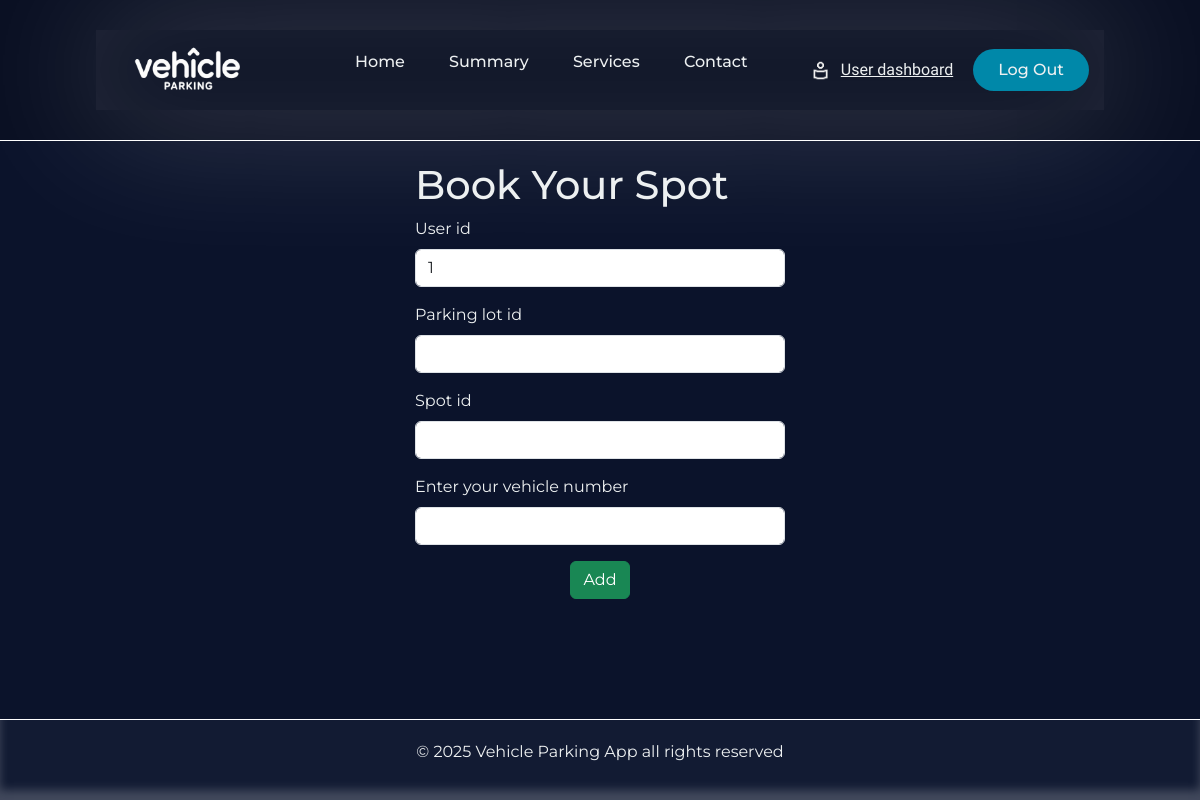
Page /book-parking-spot/1/7 on the earlier database version.
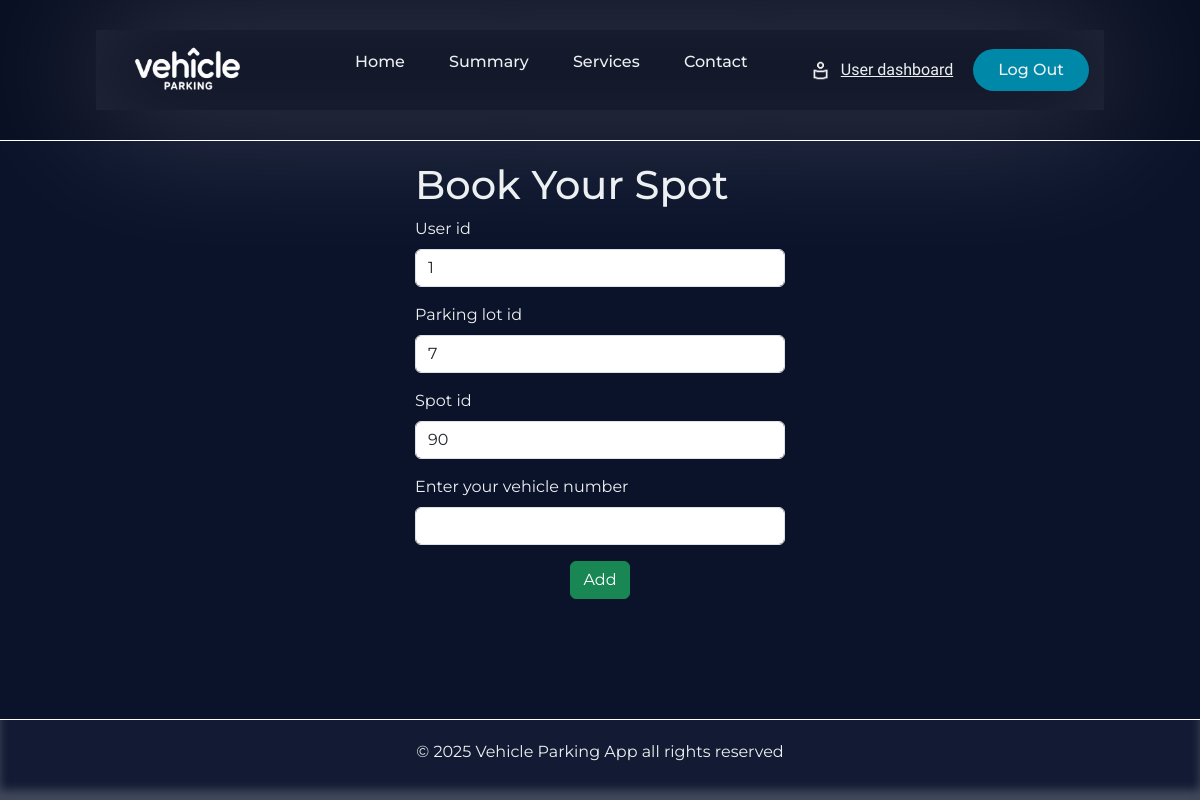
Same page on the later database version.
### Application/models.py (models this page shows)
class Parkinglot(db.Model):
    __tablename__='parking_lot'
    id=db.Column(db.Integer,primary_key=True)
    prime_location_name=db.Column(db.String(80),nullable=False)
    price=db.Column(db.Float,nullable=False)
    address=db.Column(db.String(250),nullable=False)
    pincode=db.Column(db.String(6),nullable=False)
    maximum_spots=db.Column(db.Integer,nullable=False)
    is_active=db.Column(db.Boolean,default=True,nullable=False)
    spots=db.relationship('Parkingspots',backref='lot',lazy=True)

class Parkingspots(db.Model):
    __tablename__='parking_spots'
    id=db.Column(db.Integer,primary_key=True)
    lot_id=db.Column(db.Integer,db.ForeignKey('parking_lot.id'),nullable=False)
    spot_number=db.Column(db.Integer,nullable=False)
    status=db.Column(db.String(20),default='Available',nullable=False) # A= Available,O=Occupied
    record=db.relationship('Parkingrecords',backref='spot',lazy=True)

### Application/controllers.py (the view, shortened to what this page needs)
@app.route('/book-parking-spot/<int:user_id>/<int:lot_id>',methods=['GET','POST'])
def book_parking_lot(user_id,lot_id):
    spot_details=Parkingspots.query.filter_by(lot_id=lot_id,status='A').first()
    user_details=User.query.filter_by(role='user',id=user_id).first()
    parking_lot_details=Parkinglot.query.filter_by(id=lot_id).first()
    return render_template('book_parkingspot.html',spot_details=spot_details,user_details=user_details,parking_lot_details=parking_lot_details)

### templates/book_parkingspot.html (shortened to what this page needs)
{% extends 'user_base.html' %}
{% block content %}
                <div class="form_canvas">
                    <div id="book-lot-card" class="form-card">
                        <h1>Book Your Spot</h1>
                        <form action="/book-parking-spot/{{ user_details.id }}/{{ parking_lot_details.id }}" method="POST">
                        <div class="mb-3" >
                            <label for="user-id" class="form-label">User id</label>
                            <input type="text" class="form-control" id="user-id"  name="user_id" value="{{ user_details.id }}" readonly>
                        </div>
                        <div class="mb-3" >
                            <label for="lot-id" class="form-label">Parking lot id</label>
                            <input type="text" class="form-control" id="lot-id"  name="lot_id" value="{{ parking_lot_details.id }}" readonly>
                        </div>
                        <div class="mb-3" >
                            <label for="spot-id" class="form-label">Spot id</label>
                            <input type="text" class="form-control" id="spot-id"  name="spot_id" value="{{ spot_details.id }}" readonly>
                        </div>
                        <div class="mb-3" >
                            <label for="vehicle-number" class="form-label">Enter your vehicle number</label>
                            <input type="text" class="form-control" id="vehicle-number"  name="vehicle_number"  required>
                        </div>
                        <div style="text-align: center;">
                            <input type="submit" class="btn btn-success" value="Add">
                            <br>
                        </div>
                        </form>
                    </div>
                </div>
{% endblock %}

Differences in the rows shown:
added Parkinglot: lot_id "7"
added Parkingspots: spot_id "90"
